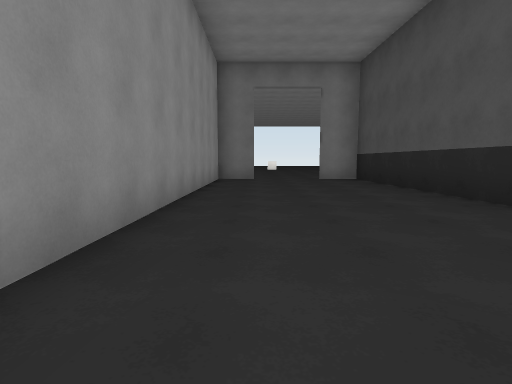
View 1 (above)

21 first-person views from a walk through a scene from a Unity 3-D project. The camera is 1.2 m above the floor, tilts 6° down and sees 80° across. The floor is counted in squares, 2 m on a side. Each view is taken from the middle of a square. On the plan, view 1 faces up. The plan holds only what a view shows up to about 9 squares ahead; the rest is blank. The place goes on beyond the plan. Surface patterns are stand-ins for the level's own textures.

View 2
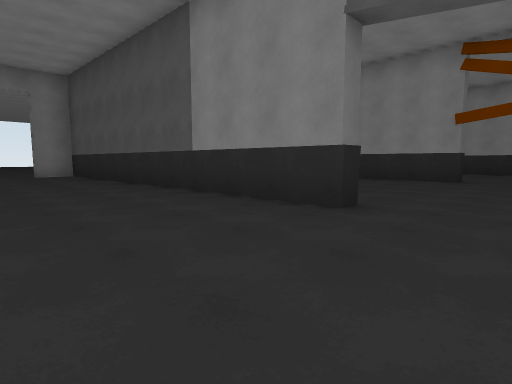

View 3
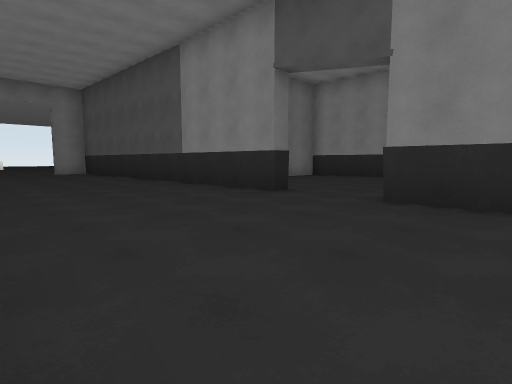

View 4
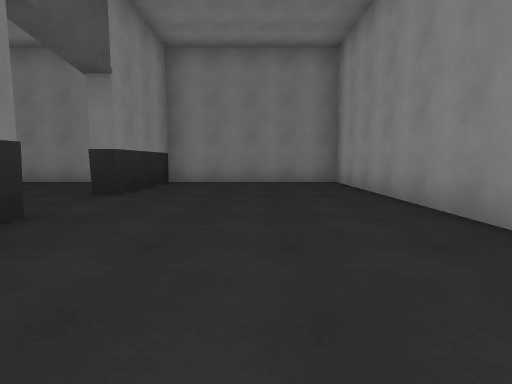

View 5
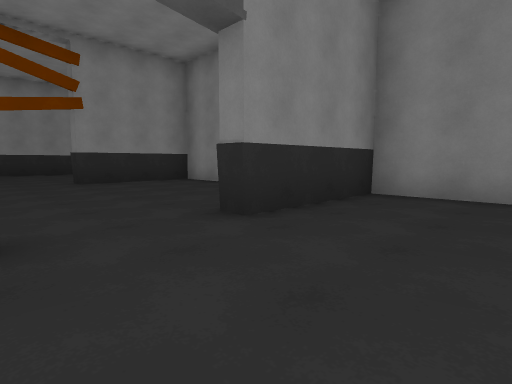

View 6
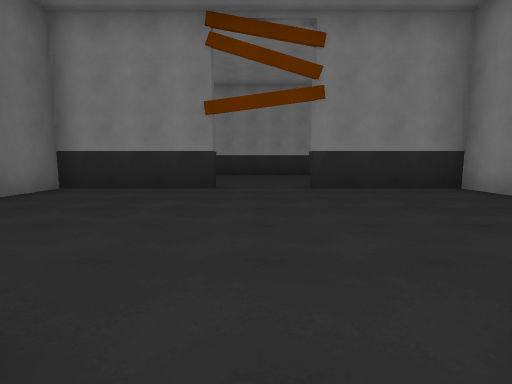

View 7
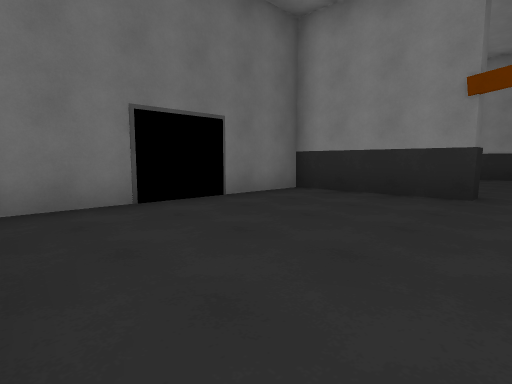

View 8
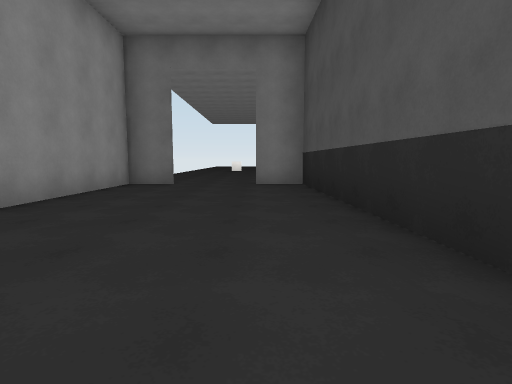

View 9
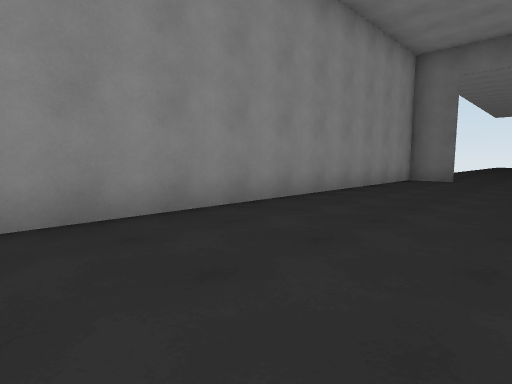

View 10
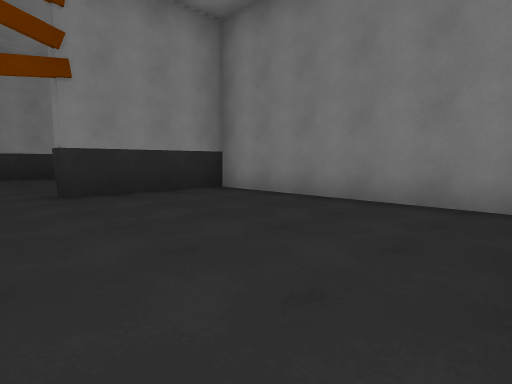

View 11
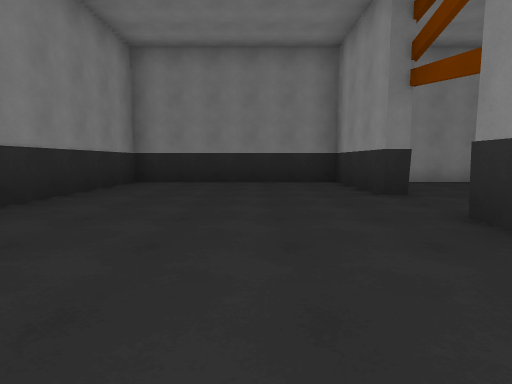

View 12
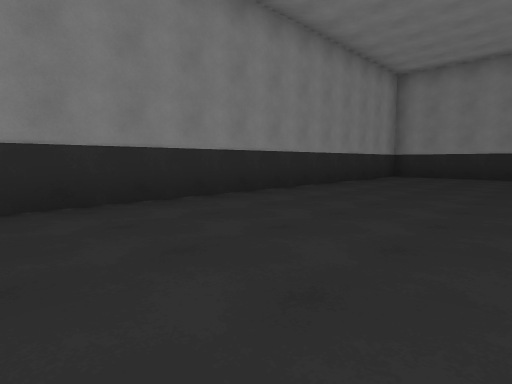

View 13
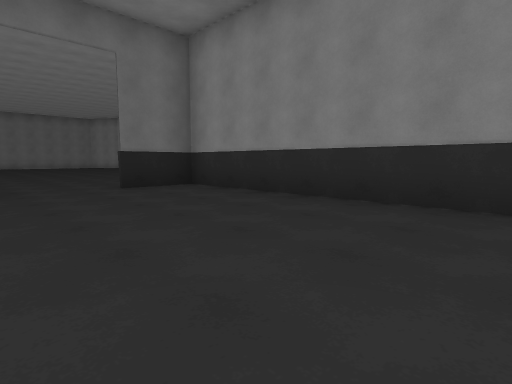

View 14
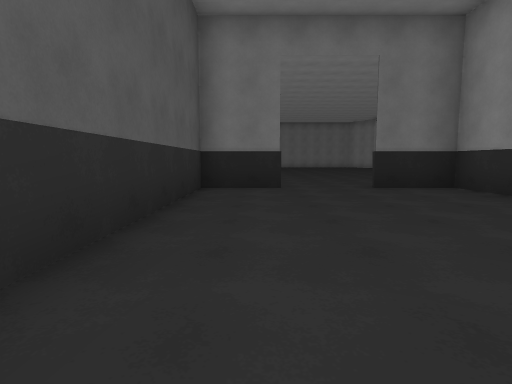

View 15
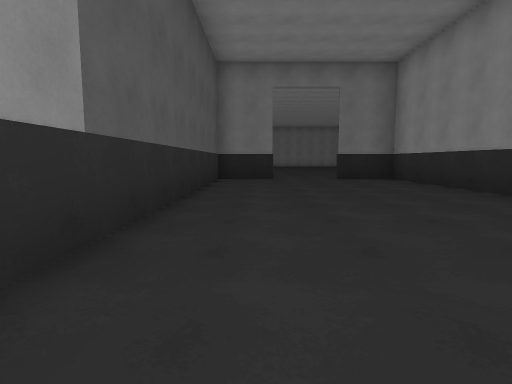

View 16
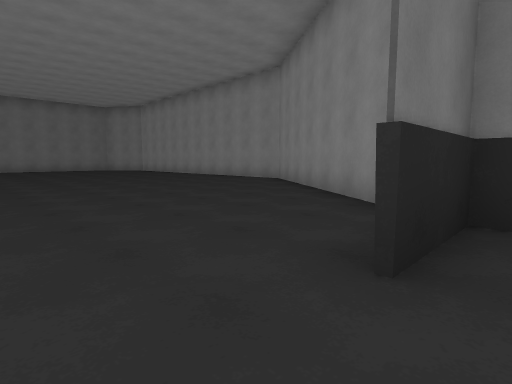

View 17
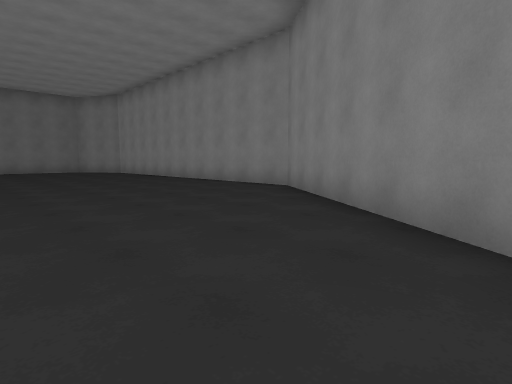

View 18
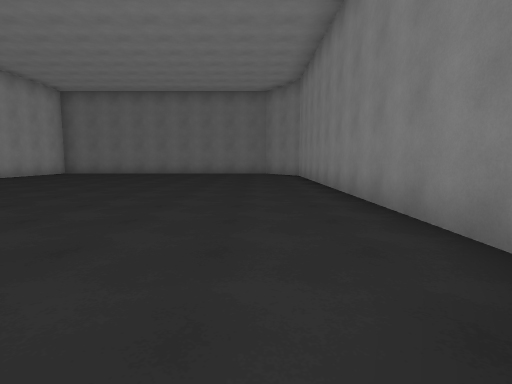

View 19
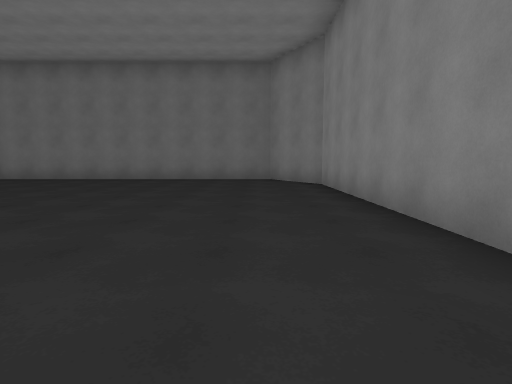

View 20
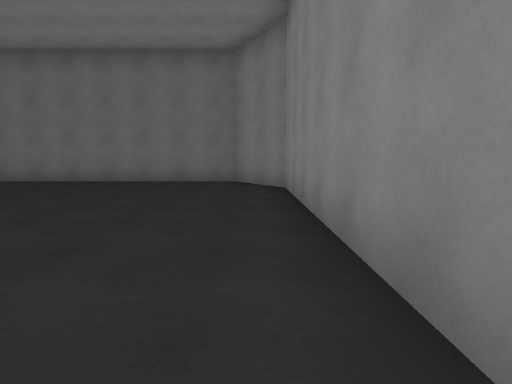

View 21
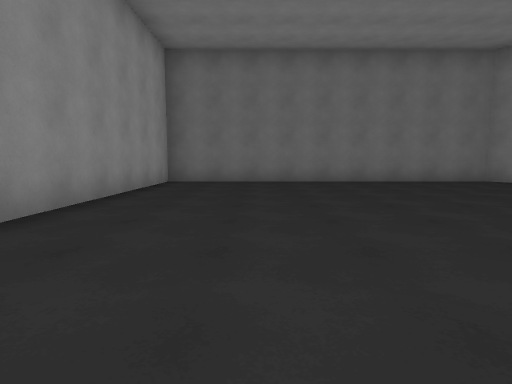

### Floor plan
Points are (right, up) in squares from view 1. A wall is a line through its corners. A room is listed if a view was taken in it or the views show most of it. See-through windows are left out.
Room 1 (views 1, 2, 3, 4, 5, 6, 8, 9)
walls: (3.4, -1.1) (3.4, 9.6) (2, 9.6); (0, 9.6) (-1.2, 9.6) (-1.2, -6.3) (3.4, -6.3) (3.4, -3.2)
ways out: opening at (3, -2.5) to room 2; opening at (0.5, 10)
Room 2 (views 7, 10)
walls: (3.9, -1.1) (3.4, -1.1); (3.4, -3.2) (3.9, -3.2); (9.4, -1.1) (9.4, 2.1) (4.2, 2.1); (4.2, -6.3) (9.4, -6.3) (9.4, -3.2)
ways out: opening at (3, -2.5) to room 1; opening at (9, -2.5) to room 3
Room 3 (views 11, 12, 13, 14, 15, 16)
walls: (9.8, -0.5) (9.8, -1.1) (9.4, -1.1); (9.4, -3.2) (9.8, -3.2) (9.8, -6.3) (15.3, -6.3) (15.3, 9.6) (13.5, 9.6); (11.6, 9.6) (9.8, 9.6) (9.8, 1.4)
ways out: opening at (9, -2.5) to room 2; opening at (12.5, 10) to room 4
Room 4 (views 17, 18, 19, 20, 21)
walls: (16.1, 10.8) (19.7, 15.6) (19.6, 25.6) (18.5, 27.5) (9.5, 27.5) (9.5, 21.9)
ways out: opening at (12.5, 10) to room 3

Where each view was taken, in squares from view 1:
view 1: 0 up, 0 right, facing up
view 2: 3 down, 0 right, facing up-right
view 3: 5 down, 1 left, facing up-right
view 4: 2 up, 1 right, facing down
view 5: 1 down, 1 right, facing down-right
view 6: 2 down, 3 right, facing right
view 7: 2 down, 4 right, facing up-right
view 8: 2 up, 2 right, facing up
view 9: 0 up, 2 right, facing up-left
view 10: 2 down, 4 right, facing down-right
view 11: 2 up, 12 right, facing down
view 12: 5 up, 11 right, facing down-right
view 13: 3 up, 11 right, facing up-right
view 14: 3 up, 11 right, facing up
view 15: 0 up, 11 right, facing up
view 16: 9 up, 12 right, facing up-right
view 17: 11 up, 14 right, facing up-right
view 18: 14 up, 18 right, facing up
view 19: 18 up, 18 right, facing up
view 20: 19 up, 19 right, facing up
view 21: 19 up, 12 right, facing up
